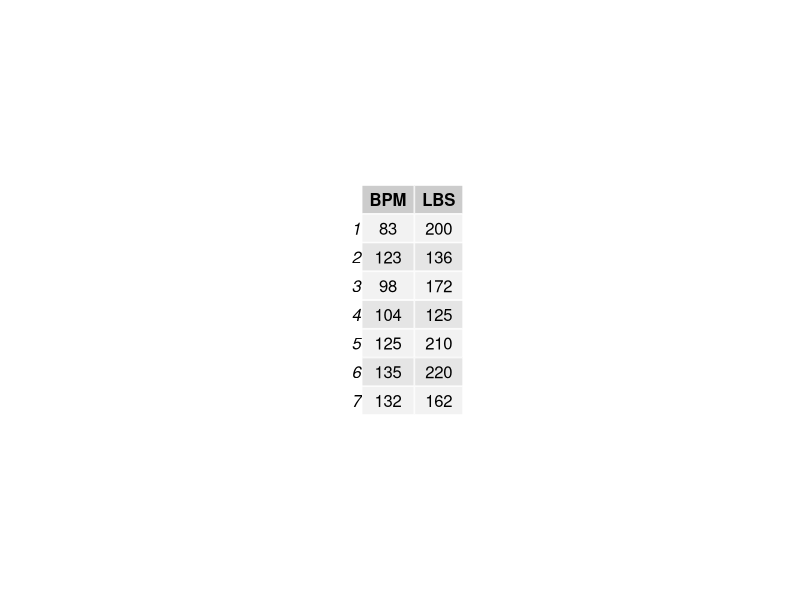
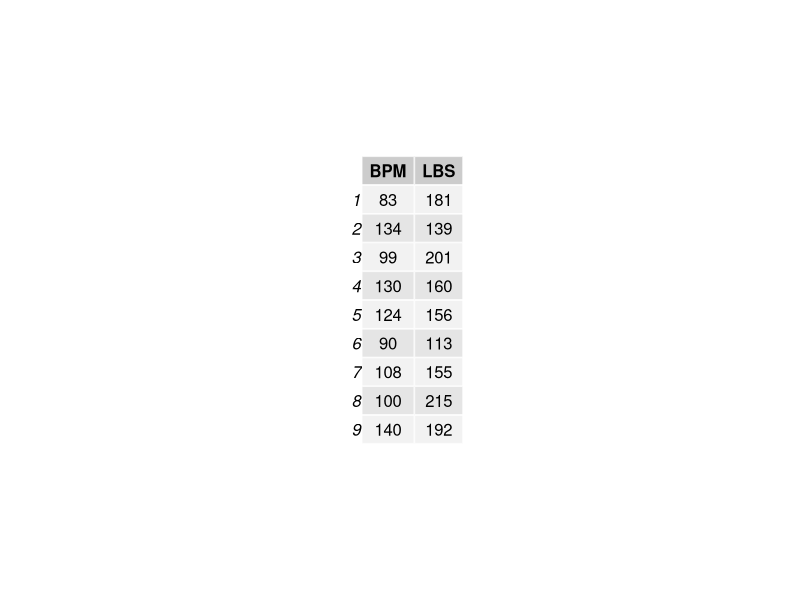
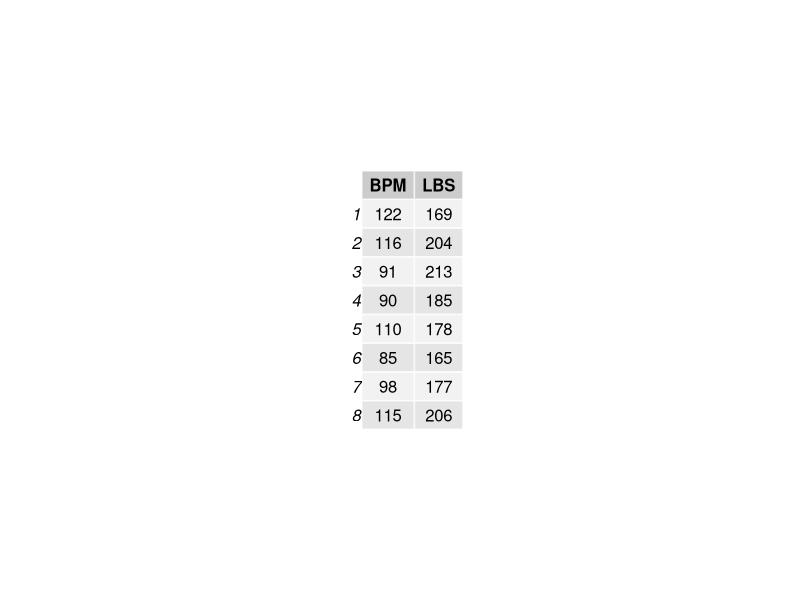
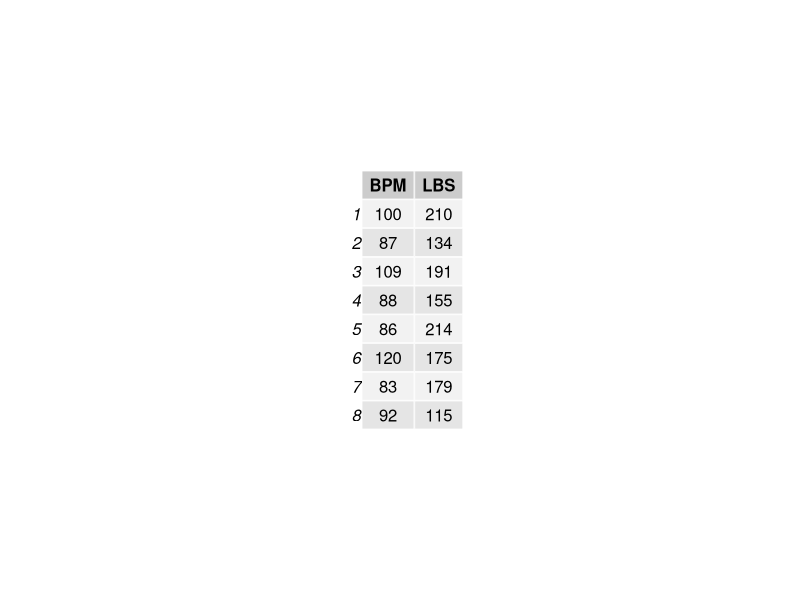
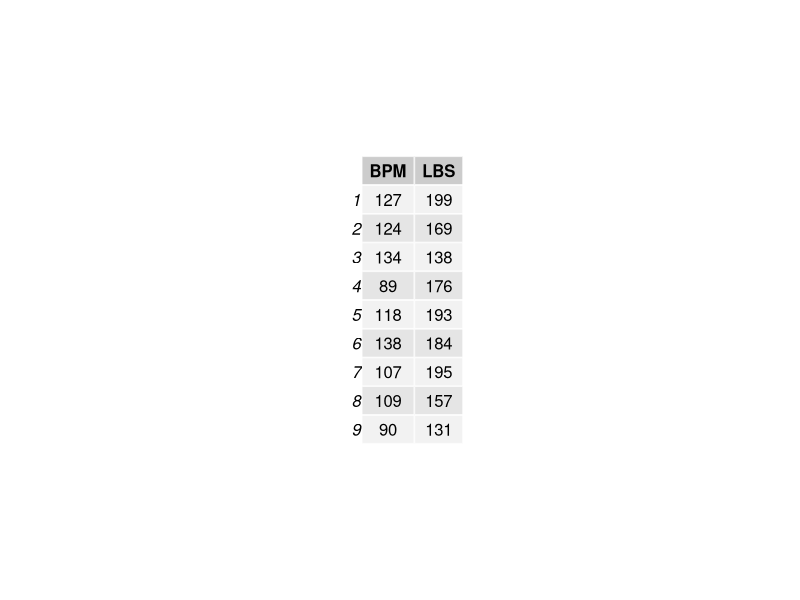
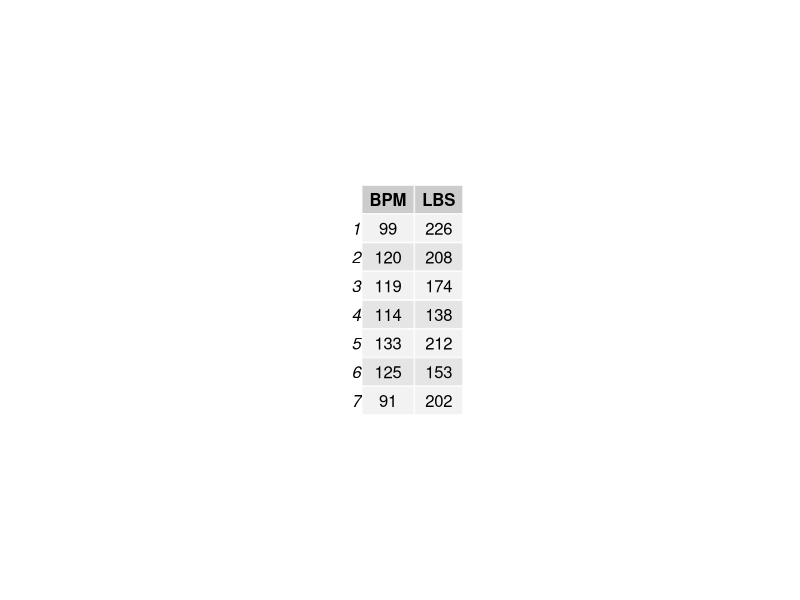
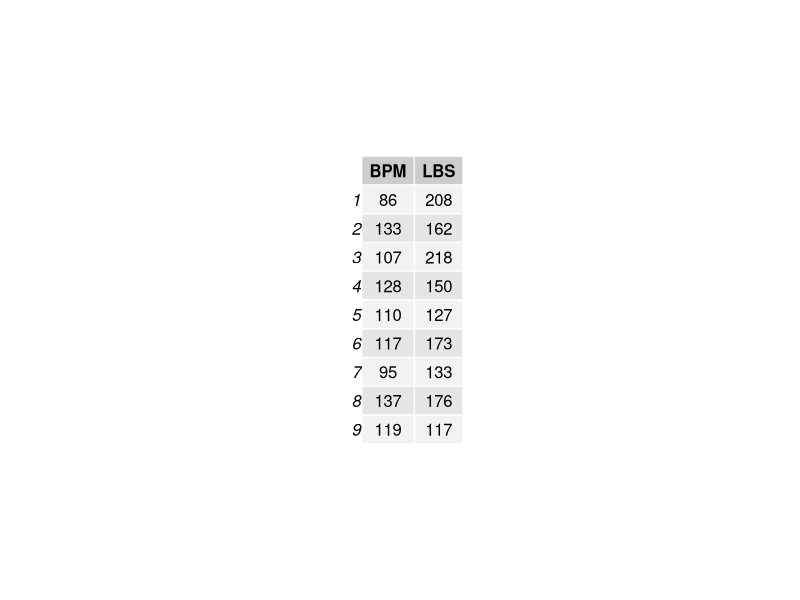
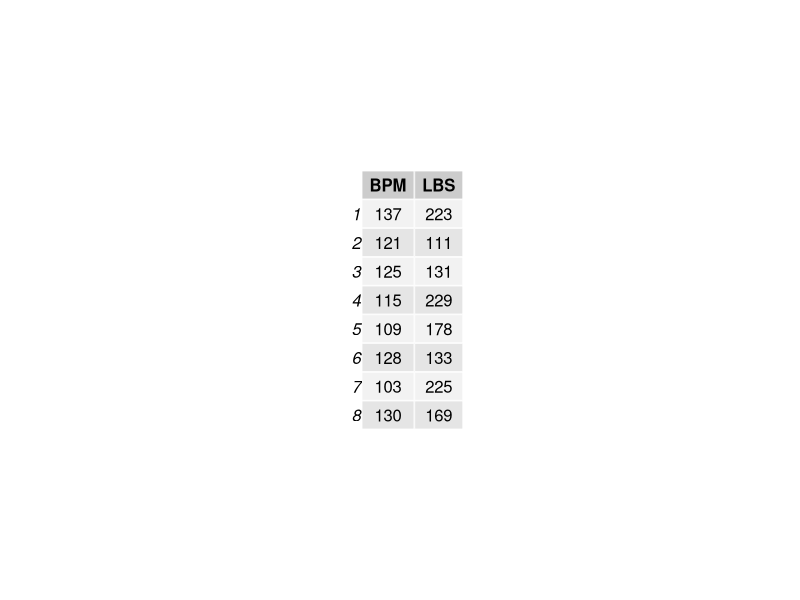

R code for these plots, in order: (Note: this script raises an error after producing the figures.)
##### RegPESEMC1 #####
library(gridExtra) # the pacakge needed for this particular question to create multiple grid-level plots in a page
RegPESEMC1= function(
title = "MeanPESEMC1", # Question-bank title that will be easily viewable in e-learning
  n = 200, # Number of questions to generate
  type = "MC", # The question type, one of many possible types on e-learning
  answers = 5, # Number of answers per MC question
  points.per.q = 4, # Number of points the question is worth (on the test)
  difficulty = 1, # An easily viewable difficulty level on e-learning
quest.txt1 = "A new cardiovascular medication was administered to a group of subjects. The subjects' heartrates (bpm) and weights (lbs) were recorded above after the medication was administered. The standard deviation of the heartrates was ",
quest.txt2 = ", and the standard deviation of the weights was ",
quest.txt3 = ". The correlation coefficient between heartrate and weight was ",
quest.txt4 = ". What is the ",
quest.txt5 = " for the slope of the regression line heartrate (y) vs. weight (x) for all who receive this medicine?", # The above 5 question texts are static text for the full question
digits = 2, # This is the number of decimal places to round off the data
loc.path = "/Users/josephyang/Desktop/School Stuff/STAT 1600/Course Development/Question Generators/Stat1600-QGen/RegPESEMC1 images/", # This is the local path used to store any randomly generated image files
e.path = "Images/", # This is the path on e-learning used to store any above-implemented image files
hint = "You'll need a formula from your chapter on regression. Are you looking for center or spread? Pick the closest answer.", # This is a student hint, visible to them during the exam on e-learning
feedback = "Point Estimate = r*sy/sx. SE = sqrt((1-r^2)/(n-2))*sy/sx" # This is student feedback, visible after the exam
)
{
param <- c("NewQuestion","ID","Title","QuestionText","Points","Difficulty", "Image",
           rep("Option", answers),"Hint","Feedback") # These are setting row names for the CSV file
questions <- data.frame() # This opens a data frame to store the randomly generated questions below
for(i in 1:n)
{
  ID <- paste(title, i, sep = "-") # The ID of the specific question within the bank, title + question number in the loop
  points <- sample(c(rep(0,answers-1),100),replace=F) # The proportion of points assigned to each possible answer, 1 if correct or 0 if incorrect
  corr.ind <- 7 + which.max(points) # This is the row index of the correct answer
  decis <- sample(6:10, size = 1)
  BPM <- sample(80:140, size = decis) # randomly generating the heartrates values for the subjects 
  LBS <- sample(110:230, size = decis) # randomly generating the weight values for the subjects
  data <- data.frame(BPM, LBS, stringsAsFactors = FALSE) # generating a data frame combining both the bpm and lbs values
  data1 <- round(sd(BPM), digits) # calculating the standard deviation of heartrates
  data2 <- round(sd(LBS), digits) # calculating the standard deviation of weights
  data3 <- round(cor(BPM, LBS), digits) # calculating the correlation between two variables
  data4 <- sample(c("point estimate", "standard error"), size = 1) # creating the option for question of interest 
  corr.ans <- if(data4 == "point estimate"){round(data3*data1/data2,
                                                  digits = digits)}
  else{round(sqrt((1-data3^2)/(decis-2))*(data1/data2),
             digits = digits)} # This is the correct answer to the question
  up.min <- corr.ans + .12 # This is the minimum value for incorrect answers above the correct answer
  down.max <- corr.ans - .12 # This is the maximum value for incorrect answers below the correct answer
  ans.txt <- sample(if((corr.ans <= -.1) & (data4 == "point estimate")){seq(up.min, up.min + .4, 10^-digits)}
                    else{if((corr.ans >= .3) & (data4 == "point estimate")){seq(down.max - .4, down.max, 10^-digits)}
                      else{if((corr.ans <= .1) & (data4 == "standard error")){seq(up.min, up.min + .4, 10^-digits)}
                        else{if((corr.ans >= .3) & (data4 == "standard error")){seq(down.max - .4, down.max, 10^-digits)}
                          else{if((corr.ans > .1) & (corr.ans < .3) & (data4 == "standard error")){
                            c(seq(down.max - .4, down.max, 10^-digits), seq(up.min, up.min + .4, 10^-digits))}
                            else{c(seq(down.max - .4, down.max, 10^-digits),
                                   seq(up.min, up.min + .4, 10^-digits))}}}}},
                    size = answers) # These are randomly generated incorrect answers.
  content <- c(type, ID, ID, paste(quest.txt1, data1, quest.txt2, data2, quest.txt3, data3, quest.txt4, data4, quest.txt5, sep = ""),
               points.per.q, difficulty, paste(e.path, paste(title, i, sep = "-"), ".jpeg", sep = ""),
               points, hint, feedback) # This is collecting a lot of the above information into a single vector
  options <- c(rep("",7), ans.txt, rep("",2)) # This is collecting the incorrect answers above, and indexing them correctly by row
  options[corr.ind] <- corr.ans # This is imputing the correct answer at the appropriate row index
  questions[(1+(9+answers)*i):((9+answers)*(i+1)),1] <- param # This is indexing and storing all the row names
  questions[(1+(9+answers)*i):((9+answers)*(i+1)),2] <- content # Indexing and storing all the content
  questions[(1+(9+answers)*i):((9+answers)*(i+1)),3] <- options # Indexing and storing the answers, both incorrect and correct
  jpeg(filename=paste(loc.path, paste(title, i, sep = "-"), ".jpeg", sep = ""),
       height = 25*nrow(data), width = 65*ncol(data)) # creating the image files in the designated place
  p <- tableGrob(data) # Creating the summary statistics for the graphical item
  grid.arrange(p) # arranging all the summary statistics for the graphical items in one location
  dev.off()
}
questions <- questions[((10+answers)):((9+answers)*(n+1)),] # Storing only what's needed for e-learning upload as a CSV file
write.table(questions, sep=",", file=paste(title, ".csv", sep = ""),
            row.names=F, col.names=F) # Writing the CSV file
}

RegPESEMC1() # creating the csv file
